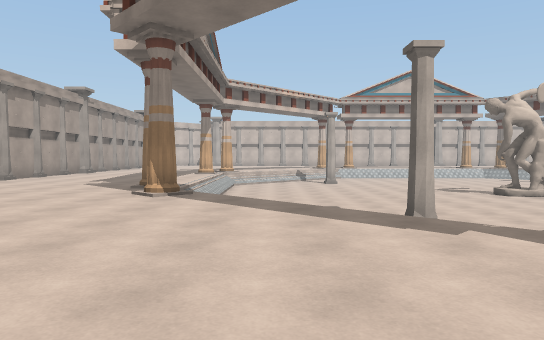
View 1 (above)

19 first-person views from a walk through a scene from a Unity 3-D project. The camera is 1.3 m above the floor, tilts 2° down and sees 70° across. The floor is counted in squares, 2 m on a side. Each view is taken from the middle of a square. On the plan, view 1 faces up. The plan holds only what a view shows up to about 11 squares ahead; the rest is blank. The player is left out. Surface patterns are stand-ins for the level's own textures.

View 2
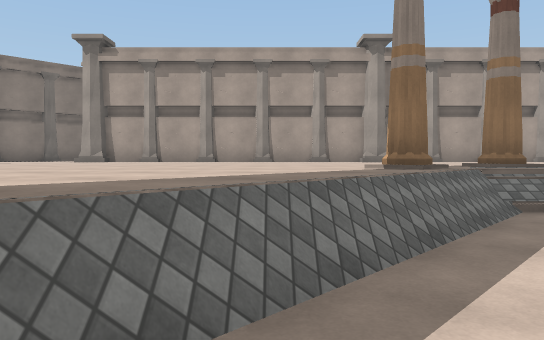

View 3
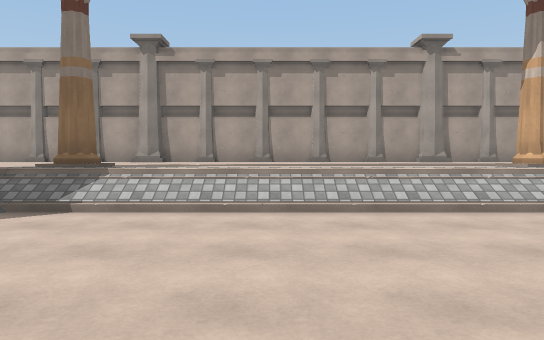

View 4
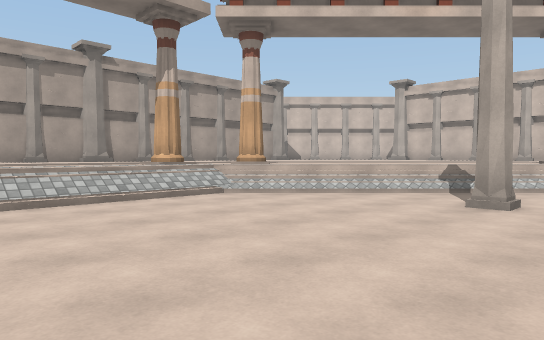

View 5
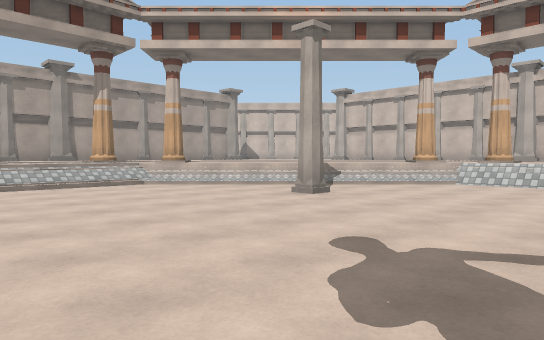

View 6
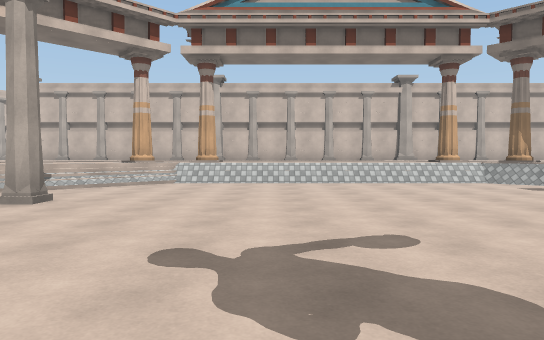

View 7
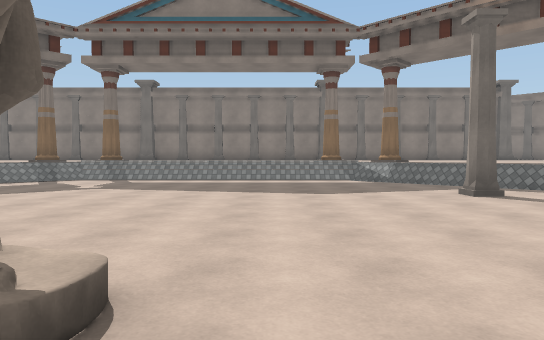

View 8
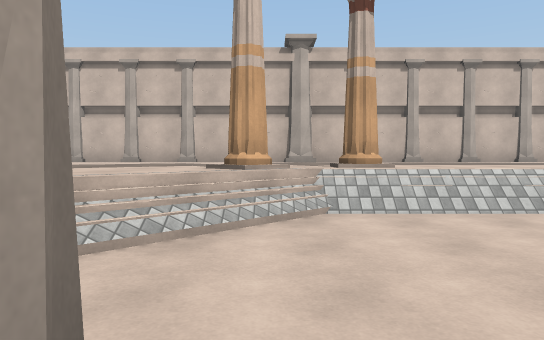

View 9
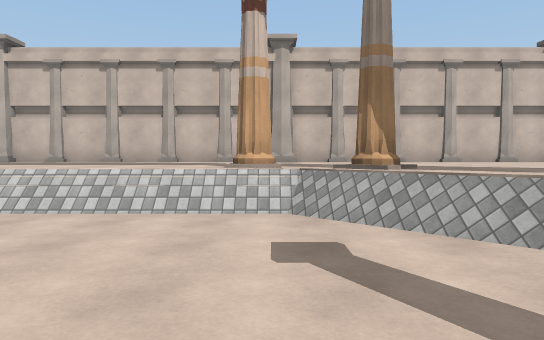

View 10
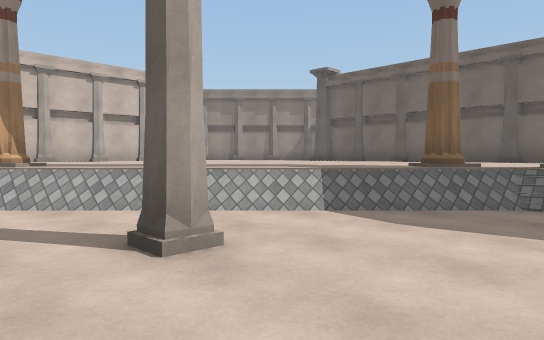

View 11
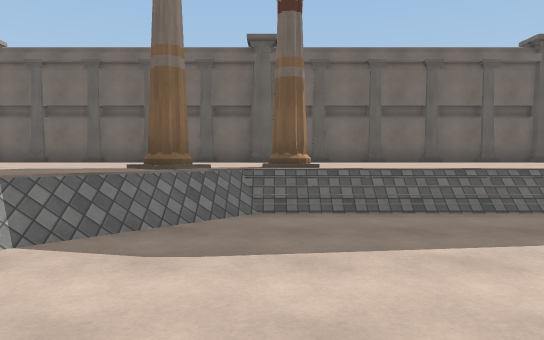

View 12
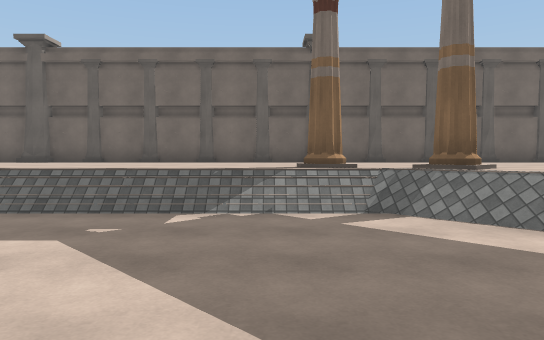

View 13
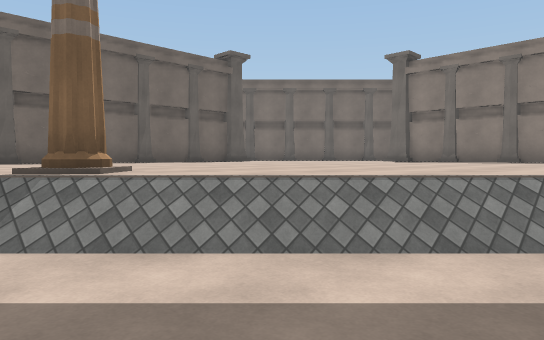

View 14
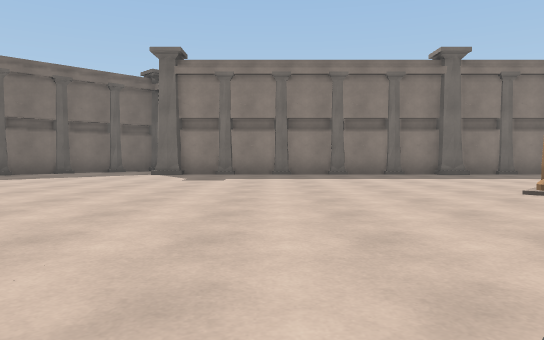

View 15
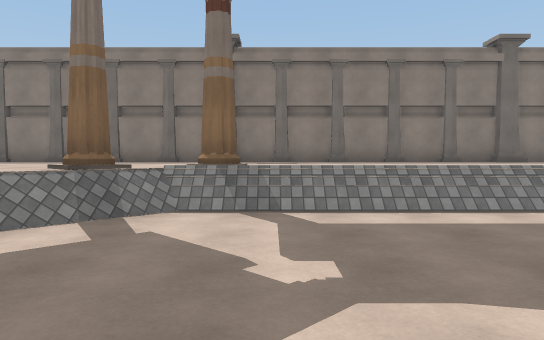

View 16
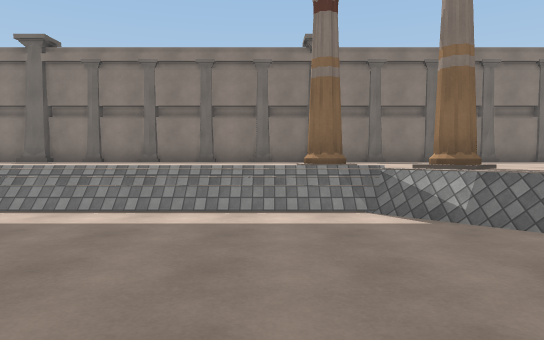

View 17
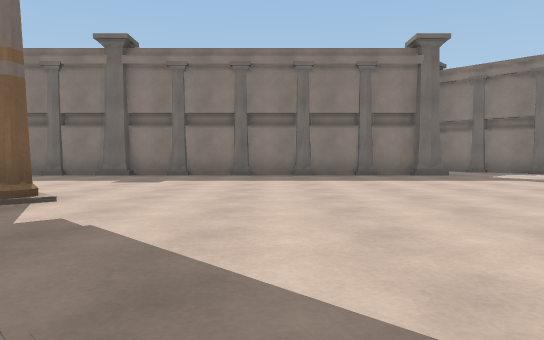

View 18
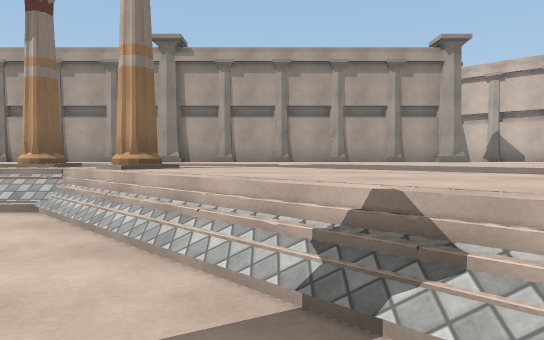

View 19
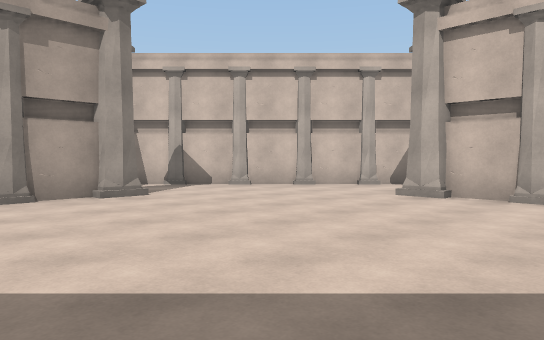

### Floor plan
Key: @ floor where view 1 was taken; # wall or solid block; . main floor; - floor 1 m lower than the main floor; / step, stairs or slope; C column; O other object.
Columns run from 10 left of view 1 to 23 right of it. Each row starts with its distance up from view 1.
 29    ###
 28    #C.
 27    C..# ####################
 26 ##C.....CC.C ..C.CC.C..CC.CC
 25 #C.......               .
 24 #...................... ...
 23   #.................... ...
 22    .........../......C......
 21   #C.........CC///////C......   C#
 20   #C ......../--------/........ C#
 19   #. ......./----------/....... .#
 18   #C ....../------------/...... C#
 17   #C ...../-#---------#--/..... C#
 16   #. ...C/----------------/C.....#
 15   #....C/----------- ------C/.. .#
 14   #C..../----------  ------/... C#
 13   #...../----------     ---/... .#
 12   #C..../--------O        -/... C#
 11   #C..../---------O     ---/... C#
 10   #...../----------    ----/... .#
  9   #C..../-----------  -----/... C#
  8   #..../C-  ---------  ----/C   .#
  7   #. ...C/--#--------  ---/C... .#
  6   #C ...../-/--------- --/......C#
  5   #C ....../------------/.......C#
  4   #. ......./----------/.........#
  3   #C ......../--------/.........C#
  2   #C ........C///////CC.........C#
  1    . .........C       .........
  0   #. .....@.....................
 -1    . ...........................
 -2    .............    .............
 -3   O...##CC.CC..C.CC.C..CC.CC##...C
 -4    C..  ####################    C
 -5    #C

Positions as (right, up) in squares from view 1, and headings:
1: (0, 0), facing up
2: (3, 5), facing left
3: (3, 11), facing left
4: (4, 11), facing up-left
5: (7, 11), facing up-left
6: (6, 11), facing up
7: (6, 13), facing down
8: (3, 16), facing up
9: (11, 16), facing up
10: (11, 14), facing up-right
11: (12, 15), facing right
12: (12, 9), facing right
13: (13, 8), facing down-right
14: (16, 7), facing down
15: (10, 7), facing down
16: (5, 7), facing down
17: (0, 6), facing down
18: (3, 18), facing left
19: (-1, 20), facing up-left
